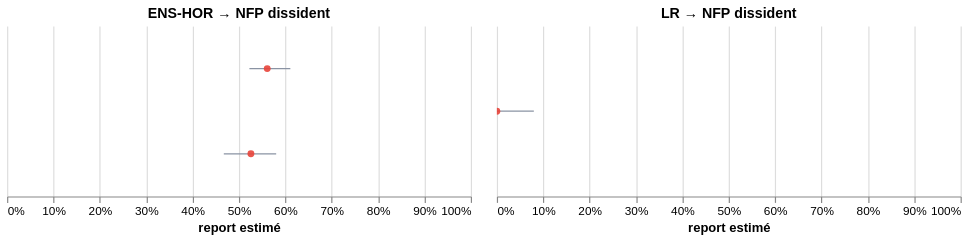

The notebook cell saved with this chart:
### Markdown cell above
On constate ici aussi la bonne qualité des reports anti RN des électeurs NFP, qui se reportent eux aussi largement vers les candidats LR, quoique un peu moins que les électeurs Ensemble (médiane de 83 % contre 96 %).

### Reports vers les candidats NFP dissidents (Ruffin 80-01, Davi 13-05)

### Code cell
# Ruffin (80-01) et Davi (13-05) : NFP dissidents, nuancés « Gauche div. »
dissidents = df.filter(
    pl.col("circonscription").is_in(["80-01", "13-05"])
    & pl.col("source").is_in(["ENS-HOR", "LR"])
    & pl.col("destination").is_in(["NFP", "Gauche div."])
).with_columns(paire=pl.format("{} → NFP dissident", pl.col("source")))
panneaux(
    dissidents,
    cand,
    ["ENS-HOR → NFP dissident", "LR → NFP dissident"],
    cell_h=144,
    couleur="NFP",
)

### Figure 1 — Vega-Lite specification as saved in the notebook (floating-point values rounded to 4 significant figures)
{"config": {"view": {"continuousWidth": 300, "continuousHeight": 300, "stroke": null}}, "vconcat": [{"hconcat": [{"layer": [{"mark": {"type": "rule", "color": "#8a93a3", "strokeWidth": 1}, "encoding": {"x": {"field": "stabilite_bas", "scale": {"domain": [0, 1]}, "title": "report estimé", "type": "quantitative"}, "x2": {"field": "stabilite_haut"}, "y": {"axis": null, "field": "rang", "scale": {"domain": [0, 1]}, "type": "quantitative"}}, "name": "view_60a8f9e19e5c22c9_0"}, {"mark": {"type": "circle", "opacity": 0.9, "size": 34}, "encoding": {"color": {"field": "coul", "legend": null, "scale": null, "type": "nominal"}, "x": {"axis": {"format": "%"}, "field": "report", "type": "quantitative"}, "y": {"axis": null, "field": "rang", "scale": {"domain": [0, 1]}, "type": "quantitative"}}}, {"mark": {"type": "circle", "opacity": 0, "size": 260}, "encoding": {"tooltip": [{"field": "circonscription", "title": "Circ.", "type": "nominal"}, {"field": "candidat", "title": "Candidat·e", "type": "nominal"}, {"field": "report", "format": ".0%", "title": "Report", "type": "quantitative"}, {"field": "stabilite_bas", "format": ".0%", "title": "Plage basse", "type": "quantitative"}, {"field": "stabilite_haut", "format": ".0%", "title": "Plage haute", "type": "quantitative"}], "x": {"field": "report", "type": "quantitative"}, "y": {"axis": null, "field": "rang", "scale": {"domain": [0, 1]}, "type": "quantitative"}}}], "data": {"name": "data-12074490441b61070b9e58b3167dea8f"}, "height": 144, "title": {"text": "ENS-HOR → NFP dissident", "fontSize": 12}, "width": 392.0}, {"layer": [{"mark": {"type": "rule", "color": "#8a93a3", "strokeWidth": 1}, "encoding": {"x": {"field": "stabilite_bas", "scale": {"domain": [0, 1]}, "title": "report estimé", "type": "quantitative"}, "x2": {"field": "stabilite_haut"}, "y": {"axis": null, "field": "rang", "scale": {"domain": [0, 1]}, "type": "quantitative"}}, "name": "view_d61ff7335b2a62d3_0"}, {"mark": {"type": "circle", "opacity": 0.9, "size": 34}, "encoding": {"color": {"field": "coul", "legend": null, "scale": null, "type": "nominal"}, "x": {"axis": {"format": "%"}, "field": "report", "type": "quantitative"}, "y": {"axis": null, "field": "rang", "scale": {"domain": [0, 1]}, "type": "quantitative"}}}, {"mark": {"type": "circle", "opacity": 0, "size": 260}, "encoding": {"tooltip": [{"field": "circonscription", "title": "Circ.", "type": "nominal"}, {"field": "candidat", "title": "Candidat·e", "type": "nominal"}, {"field": "report", "format": ".0%", "title": "Report", "type": "quantitative"}, {"field": "stabilite_bas", "format": ".0%", "title": "Plage basse", "type": "quantitative"}, {"field": "stabilite_haut", "format": ".0%", "title": "Plage haute", "type": "quantitative"}], "x": {"field": "report", "type": "quantitative"}, "y": {"axis": null, "field": "rang", "scale": {"domain": [0, 1]}, "type": "quantitative"}}}], "data": {"name": "data-f8ffe507c3c0b5dbb727e78ac40f72d0"}, "height": 144, "title": {"text": "LR → NFP dissident", "fontSize": 12}, "width": 392.0}]}], "params": [{"name": "zoom0", "select": {"type": "interval", "encodings": ["x", "y"]}, "bind": "scales", "views": ["view_60a8f9e19e5c22c9_0"]}, {"name": "zoom1", "select": {"type": "interval", "encodings": ["x", "y"]}, "bind": "scales", "views": ["view_d61ff7335b2a62d3_0"]}], "spacing": 24, "$schema": "https://vega.github.io/schema/vega-lite/v6.4.1.json", "datasets": {"data-12074490441b61070b9e58b3167dea8f": [{"circonscription": "13-05", "candidat": "DAVI Hendrik", "report": 0.5258, "stabilite_bas": 0.4673, "stabilite_haut": 0.5802, "paire": "ENS-HOR → NFP dissident", "rang": 0.25, "coul": "#e8443a"}, {"circonscription": "80-01", "candidat": "RUFFIN François", "report": 0.5609, "stabilite_bas": 0.5225, "stabilite_haut": 0.6108, "paire": "ENS-HOR → NFP dissident", "rang": 0.75, "coul": "#e8443a"}], "data-f8ffe507c3c0b5dbb727e78ac40f72d0": [{"circonscription": "13-05", "candidat": "DAVI Hendrik", "report": 5.576e-11, "stabilite_bas": 1.112e-11, "stabilite_haut": 0.07975, "paire": "LR → NFP dissident", "rang": 0.5, "coul": "#e8443a"}]}}
